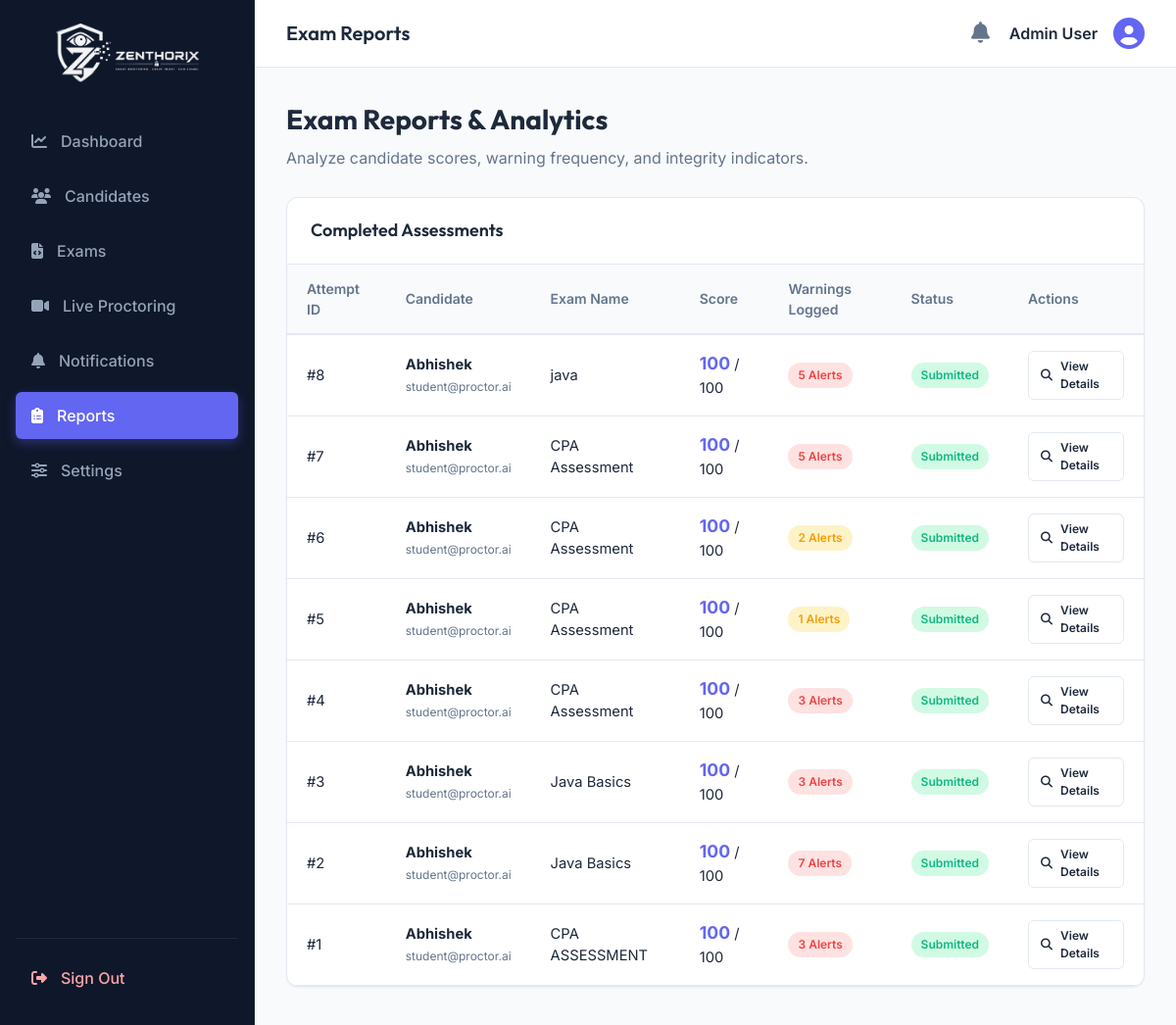
Page /admin/reports (signed in) on the earlier database version.
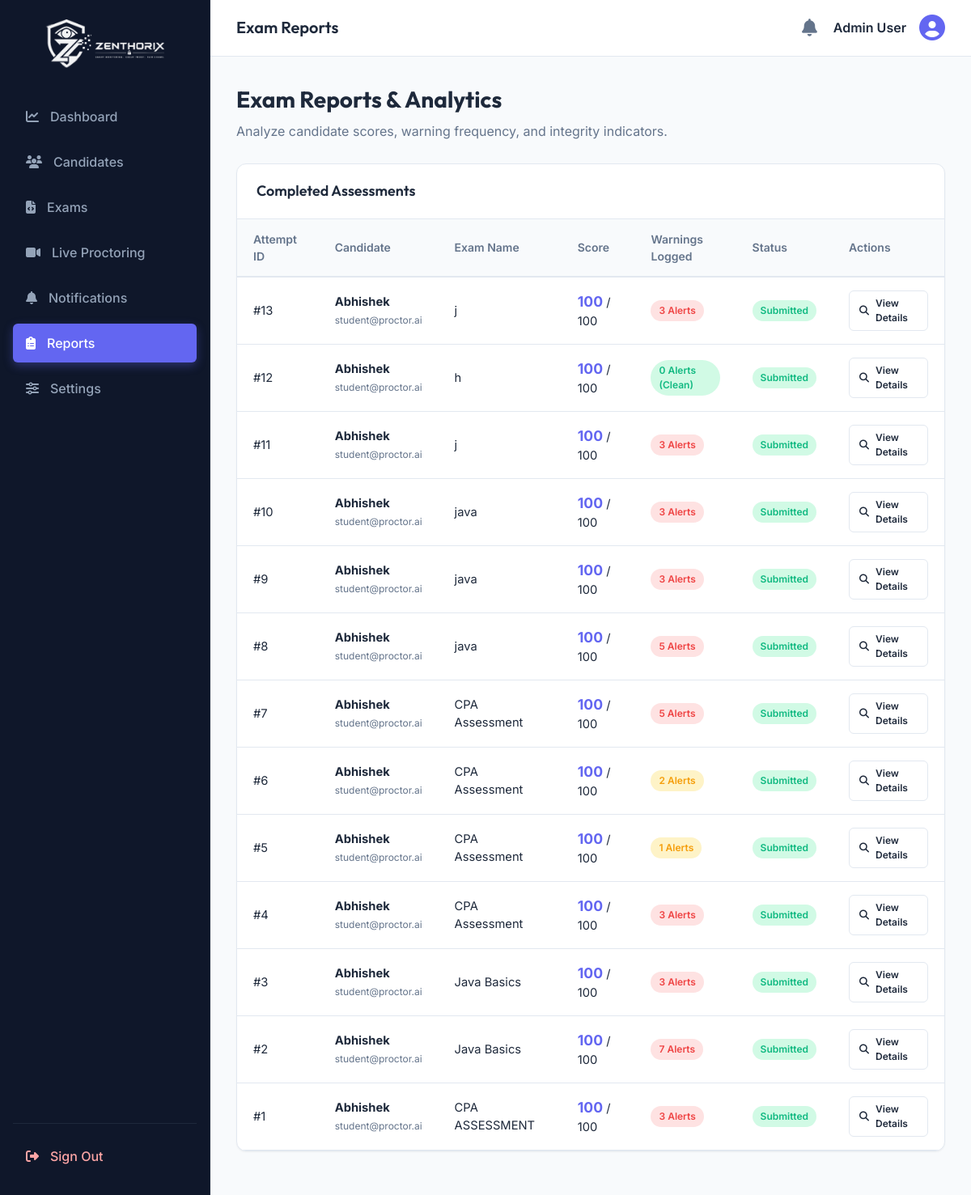
Same page on the later database version.
### tables this page shows
CREATE TABLE exam_attempts (
                id INTEGER PRIMARY KEY AUTOINCREMENT,
                exam_id INTEGER NOT NULL,
                user_id INTEGER NOT NULL,
                start_time TEXT NOT NULL,
                end_time TEXT,
                answers_json TEXT,
                score INTEGER DEFAULT 0,
                status TEXT DEFAULT 'ongoing',
                warnings_count INTEGER DEFAULT 0,
                FOREIGN KEY (exam_id) REFERENCES exams (id),
                FOREIGN KEY (user_id) REFERENCES users (id)
            );

CREATE TABLE users (
                id INTEGER PRIMARY KEY AUTOINCREMENT,
                name TEXT NOT NULL,
                email TEXT UNIQUE NOT NULL,
                password TEXT NOT NULL,
                role TEXT NOT NULL,
                status TEXT NOT NULL DEFAULT 'pending'
            );

CREATE TABLE exams (
                id INTEGER PRIMARY KEY AUTOINCREMENT,
                name TEXT NOT NULL,
                duration_mins INTEGER NOT NULL,
                total_marks INTEGER NOT NULL,
                rules_json TEXT NOT NULL,
                questions_json TEXT NOT NULL,
                status TEXT DEFAULT 'published'
            );

### app.py (the view)
@app.route('/admin/reports')
def admin_reports():
    if session.get('role') != 'admin':
        return redirect(url_for('login'))
    db = get_db()
    cursor = db.cursor()
    cursor.execute('''
        SELECT a.id as attempt_id, a.start_time, a.end_time, a.score, a.warnings_count, a.status,
               u.name as student_name, u.email as student_email, e.name as exam_name
        FROM exam_attempts a
        JOIN users u ON a.user_id = u.id
        JOIN exams e ON a.exam_id = e.id
        WHERE a.status = 'submitted' OR a.status = 'reviewed'
        ORDER BY a.id DESC
    ''')
    reports = cursor.fetchall()
    return render_template('admin_reports.html', reports=reports)

### app.py (called while the page is built)
def get_db():
    db = getattr(g, '_database', None)
    if db is None:
        db = g._database = sqlite3.connect(DATABASE)
        db.row_factory = sqlite3.Row
    return db

@app.teardown_appcontext
def close_connection(exception):
    db = getattr(g, '_database', None)
    if db is not None:
        db.close()

### templates/admin_reports.html
{% extends 'base.html' %}
{% block title_header %}Exam Reports{% endblock %}
{% block content %}
<div class="page-header">
    <h1>Exam Reports & Analytics</h1>
    <p>Analyze candidate scores, warning frequency, and integrity indicators.</p>
</div>
<div class="card">
    <div class="card-header">
        <h3 class="card-title">Completed Assessments</h3>
    </div>
    <div class="card-body" style="padding: 0;">
        <div class="table-responsive">
            <table class="table">
                <thead>
                    <tr>
                        <th>Attempt ID</th>
                        <th>Candidate</th>
                        <th>Exam Name</th>
                        <th>Score</th>
                        <th>Warnings Logged</th>
                        <th>Status</th>
                        <th>Actions</th>
                    </tr>
                </thead>
                <tbody>
                    {% if reports %}
                        {% for report in reports %}
                            <tr>
                                <td>#{{ report.attempt_id }}</td>
                                <td>
                                    <strong>{{ report.student_name }}</strong><br>
                                    <span style="font-size:0.75rem; color:var(--text-secondary);">{{ report.student_email }}</span>
                                </td>
                                <td>{{ report.exam_name }}</td>
                                <td>
                                    <strong style="font-size:1.1rem; color:var(--primary);">{{ report.score }}</strong> / 100
                                </td>
                                <td>
                                    {% if report.warnings_count >= 3 %}
                                        <span class="badge badge-danger">{{ report.warnings_count }} Alerts</span>
                                    {% elif report.warnings_count > 0 %}
                                        <span class="badge badge-warning">{{ report.warnings_count }} Alerts</span>
                                    {% else %}
                                        <span class="badge badge-success">0 Alerts (Clean)</span>
                                    {% endif %}
                                </td>
                                <td>
                                    <span class="badge badge-success">Submitted</span>
                                </td>
                                <td>
                                    <a href="{{ url_for('admin_report_details', attempt_id=report.attempt_id) }}" class="btn btn-secondary" style="font-size:0.75rem;padding:6px 12px">
                                        <i class="fa-solid fa-magnifying-glass"></i> View Details
                                    </a>
                                </td>
                            </tr>
                        {% endfor %}
                    {% else %}
                        <tr>
                            <td colspan="7" style="text-align: center; color: var(--text-secondary); padding: 32px 0;">
                                No completed exam reports found.
                            </td>
                        </tr>
                    {% endif %}
                </tbody>
            </table>
        </div>
    </div>
</div>
{% endblock %}

Differences in the rows shown:
added exam_attempts: attempt_id "13", student_name "Abhishek", student_email "student@proctor.ai", exam_name "j", score "100", warnings_count "3"
added exam_attempts: attempt_id "12", student_name "Abhishek", student_email "student@proctor.ai", exam_name "h", score "100", warnings_count "0 Alerts (Clean)"
added exam_attempts: attempt_id "11", student_name "Abhishek", student_email "student@proctor.ai", exam_name "j", score "100", warnings_count "3"
added exam_attempts: attempt_id "10", student_name "Abhishek", student_email "student@proctor.ai", exam_name "java", score "100", warnings_count "3"
added exam_attempts: attempt_id "9", student_name "Abhishek", student_email "student@proctor.ai", exam_name "java", score "100", warnings_count "3"
